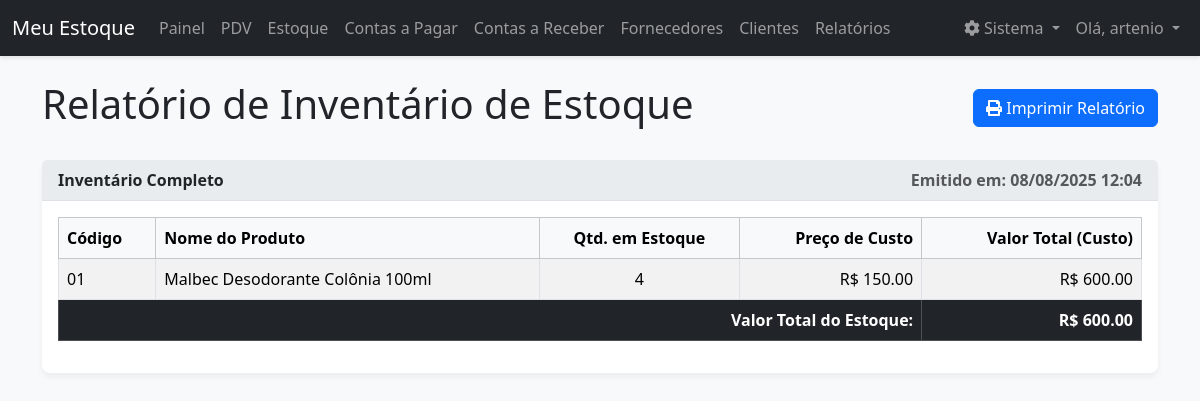
/relatorio/estoque (signed in), run on an earlier commit of the app's database.
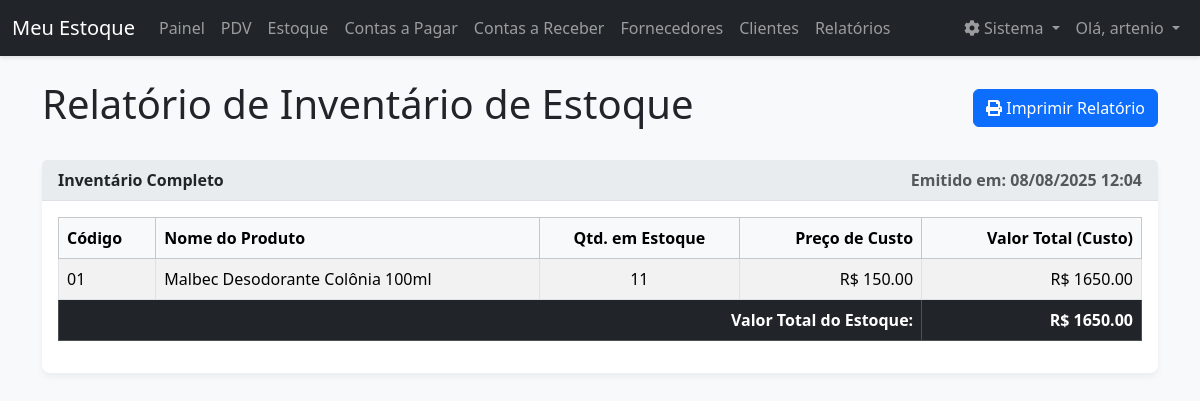
And on a later commit of the database.
### models.py (models this page shows)
class Produto(db.Model):
    __tablename__ = 'produto'
    id = db.Column(db.Integer, primary_key=True)
    codigo = db.Column(db.String(50), nullable=False, unique=True)
    nome = db.Column(db.String(100), nullable=False)
    categoria = db.Column(db.String(50))
    preco_custo = db.Column(db.Float, nullable=False)
    preco_venda = db.Column(db.Float, nullable=False)
    quantidade_estoque = db.Column(db.Integer, nullable=False, default=0)
    estoque_minimo = db.Column(db.Integer, default=5)
    data_fabricacao = db.Column(db.Date, nullable=True)
    data_vencimento = db.Column(db.Date, nullable=True)
    fornecedor_id = db.Column(db.Integer, db.ForeignKey('fornecedor.id'), nullable=False)
    movimentacoes = db.relationship('MovimentacaoEstoque', backref='produto', lazy=True)

### app.py (the view)
@app.route('/relatorio/estoque')
@login_required
def relatorio_estoque():
    produtos = Produto.query.order_by(Produto.nome.asc()).all()
    valor_total_estoque = sum(p.quantidade_estoque * p.preco_custo for p in produtos)
    return render_template('relatorio_estoque.html', produtos=produtos, valor_total_estoque=valor_total_estoque, data_emissao=datetime.now())

### app.py (called while the page is built)
@app.context_processor
def inject_datetime():
    return {'modules': {'datetime': datetime, 'date': date, 'timedelta': timedelta}}

def login_required(f):
    @wraps(f)
    def decorated_function(*args, **kwargs):
        if 'logged_in' not in session or 'user_id' not in session:
            session.clear()
            flash('A sua sessão é inválida. Por favor, faça login novamente.', 'warning')
            return redirect(url_for('login'))
        return f(*args, **kwargs)
    return decorated_function

### templates/relatorio_estoque.html (shortened to what this page needs)
{% extends 'base.html' %}
{% block content %}
<div class="d-flex justify-content-between align-items-center mb-4 no-print">
    <h1>Relatório de Inventário de Estoque</h1>
    <button onclick="window.print()" class="btn btn-primary">
        <i class="fas fa-print"></i> Imprimir Relatório
    </button>
</div>
<div class="card">
    <div class="card-header">
        <div class="d-flex justify-content-between">
            <span>Inventário Completo</span>
            <span class="text-muted">Emitido em: {{ data_emissao.strftime('%d/%m/%Y %H:%M') }}</span>
        </div>
    </div>
    <div class="card-body">
        <table class="table table-striped table-bordered">
            <thead class="table-light">
                <tr>
                    <th>Código</th>
                    <th>Nome do Produto</th>
                    <th class="text-center">Qtd. em Estoque</th>
                    <th class="text-end">Preço de Custo</th>
                    <th class="text-end">Valor Total (Custo)</th>
                </tr>
            </thead>
            <tbody>
                {% for produto in produtos %}
                <tr>
                    <td>{{ produto.codigo }}</td>
                    <td>{{ produto.nome }}</td>
                    <td class="text-center">{{ produto.quantidade_estoque }}</td>
                    <td class="text-end">R$ {{ "%.2f"|format(produto.preco_custo) }}</td>
                    <td class="text-end">R$ {{ "%.2f"|format(produto.quantidade_estoque * produto.preco_custo) }}</td>
                </tr>
                {% else %}
                <tr>
                    <td colspan="5" class="text-center text-muted">Nenhum produto em estoque.</td>
                </tr>
                {% endfor %}
            </tbody>
            <tfoot>
                <tr class="table-dark">
                    <td colspan="4" class="text-end"><strong>Valor Total do Estoque:</strong></td>
                    <td class="text-end"><strong>R$ {{ "%.2f"|format(valor_total_estoque) }}</strong></td>
                </tr>
            </tfoot>
        </table>
    </div>
</div>
{% endblock %}

What changed in the data, as far as the page shows it:
changed Produto "Malbec Desodorante Colônia 100ml": quantidade_estoque "4" → "11"; produto.quantidade_estoque*produto.preco_custo "600.00" → "1650.00"
Also different on the page:
{{ "%.2f"|format(valor_total_estoque) }}: "600.00" → "1650.00"
